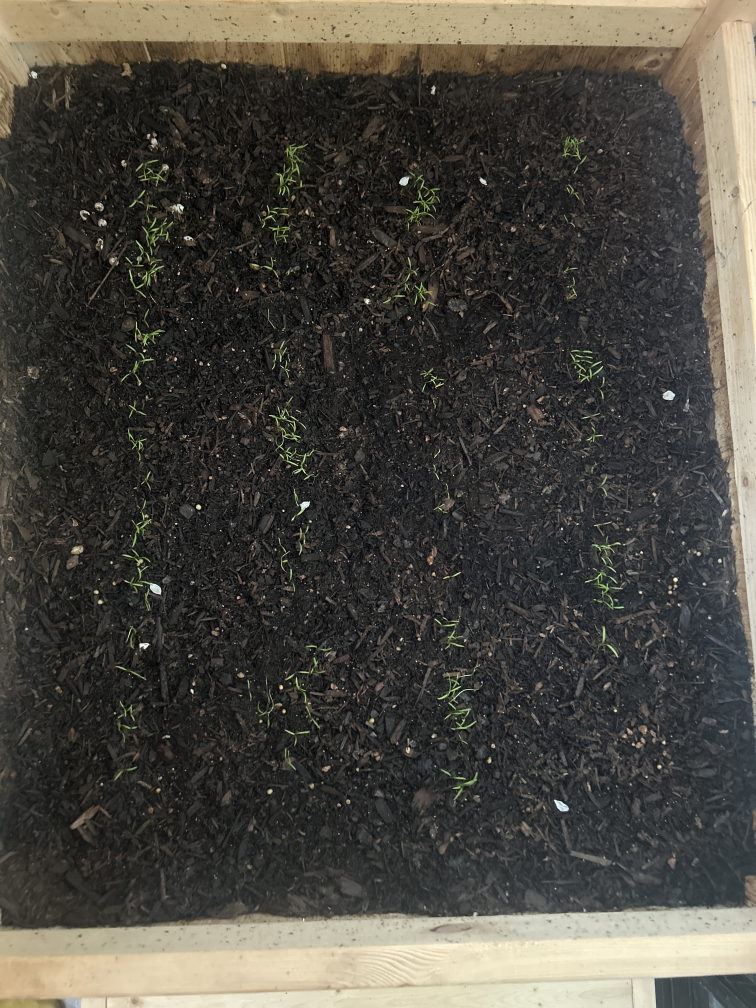
#> input picture inbox/carrots-tonda-di-parigi/image.jpg, 3024 x 4032 px (shown at 1/4 size); its folder holds only this picture in this run
$ python assess.py
#> lines starting #> are read from the running program, lines starting #| are printed output that depends on the picture; after the words box and inside, x2 and y2 are one past the last pixel; in counts of white or black regions, pixels touching at a corner belong together
"""Measure garden photos in inbox/ and file them into photos/ with a record."""

import json
import re
import shutil
import sys
from datetime import date
from pathlib import Path

import cv2
import numpy as np

ROOT = Path(__file__).resolve().parent
INBOX = ROOT / "inbox"
PHOTOS = ROOT / "photos"

A_STAR_MAX = -8.0
MIN_BLOB_PX = 40
LONG_EDGE = 1400
MERGE_PX = 9
HUE_SHIFT_FLOOR_DEG = 4.0
MIN_VALUE = 30
HOLE_PX = (4, 300)


def load(path):
    """Read an image and downscale its long edge to LONG_EDGE."""
    bgr = cv2.imread(str(path))
    if bgr is None:
        raise ValueError(f"unreadable image: {path}")
    h, w = bgr.shape[:2]
    if max(h, w) > LONG_EDGE:
        s = LONG_EDGE / max(h, w)
        bgr = cv2.resize(bgr, (int(w * s), int(h * s)), interpolation=cv2.INTER_AREA)
    return bgr


def correct_colour(path_img):
    """Colour-correct from an in-frame ColorChecker, or pass through uncorrected.

    Returns:
        The image and the method name, which gates cross-session comparison.
    """
    det = cv2.mcc.CCheckerDetector_create()
    if det.process(path_img, cv2.mcc.MCC24):
        chk = det.getBestColorChecker()
        if chk is not None:
            src = chk.getChartsRGB()[:, 1].reshape(-1, 3) / 255.0
            model = cv2.ccm.ColorCorrectionModel(
                src.reshape(-1, 1, 3).astype(np.float64), cv2.ccm.COLORCHECKER_Macbeth)
            model.run()
            rgb = cv2.cvtColor(path_img, cv2.COLOR_BGR2RGB).astype(np.float64) / 255.0
            out = np.clip(model.infer(rgb) * 255.0, 0, 255).astype(np.uint8)
            return cv2.cvtColor(out, cv2.COLOR_RGB2BGR), "colorchecker"
    return path_img, "uncorrected"


def vegetation_mask(bgr):
    """Mask green foliage by LAB green-red opponent, above a brightness floor."""
    lab = cv2.cvtColor(bgr, cv2.COLOR_BGR2LAB).astype(np.float32)
    return ((lab[:, :, 1] - 128.0) < A_STAR_MAX) & (bgr.max(axis=2) >= MIN_VALUE)


def plant_labels(mask):
    """Label foliage into plants, returning the label image and kept label ids."""
    grouped = cv2.dilate(mask.astype(np.uint8), np.ones((MERGE_PX, MERGE_PX), np.uint8))
    n, labelled, _, _ = cv2.connectedComponentsWithStats(grouped, 8)
    if n < 2:
        return labelled, []
    area = np.bincount(labelled[mask].ravel(), minlength=n)
    return labelled, [i for i in range(1, n) if area[i] >= MIN_BLOB_PX]


def holes_per_plant(mask, labelled, ids):
    """Count enclosed gaps within each plant and their share of its leaf area.

    Returns:
        List of per-plant (hole count, hole area percent), worst first, which is
        only comparable between plants of one crop because finely divided
        foliage encloses gaps of its own.
    """
    lo, hi = HOLE_PX
    out = []
    for i in ids:
        sel = mask & (labelled == i)
        ys, xs = np.nonzero(labelled == i)
        if not len(ys):
            continue
        sub = sel[ys.min():ys.max() + 1, xs.min():xs.max() + 1]
        pad = np.pad(sub, 1, constant_values=False)
        n, _, stats, _ = cv2.connectedComponentsWithStats((~pad).astype(np.uint8), 4)
        px = count = 0
        for j in range(1, n):
            x, y, bw, bh, area = stats[j]
            if x == 0 or y == 0 or x + bw >= pad.shape[1] or y + bh >= pad.shape[0]:
                continue
            if lo <= area <= hi:
                count += 1
                px += int(area)
        leaf = int(sub.sum())
        out.append((count, round(100.0 * px / leaf, 3) if leaf else 0.0))
    return sorted(out, reverse=True)


def blobs(mask):
    """Return foliage areas per plant, largest first, merging split fragments.

    Arguments:
        mask: Boolean foliage mask, whose own pixel counts set the size floor so
            that merging cannot promote a fragment past it.
    """
    m = mask.astype(np.uint8)
    grouped = cv2.dilate(m, np.ones((MERGE_PX, MERGE_PX), np.uint8))
    n, labelled, _, _ = cv2.connectedComponentsWithStats(grouped, 8)
    if n < 2:
        return []
    true_area = np.bincount(labelled[mask].ravel(), minlength=n)
    areas = [int(true_area[i]) for i in range(1, n) if true_area[i] >= MIN_BLOB_PX]
    return sorted(areas, reverse=True)


def circular_hue(hue_deg):
    """Return the circular mean and standard deviation of hue angles in degrees.

    Arguments:
        hue_deg: Hue angles on the 0-360 scale, which wrap and so cannot be
            averaged arithmetically.
    """
    rad = np.deg2rad(hue_deg.astype(np.float64))
    c, s = np.cos(rad).mean(), np.sin(rad).mean()
    mean = np.rad2deg(np.arctan2(s, c)) % 360.0
    r = min(1.0, (c * c + s * s) ** 0.5)
    sd = np.rad2deg((-2.0 * np.log(r)) ** 0.5) if r > 0 else 180.0
    return float(mean), float(sd)


def colour_metrics(bgr, mask):
    """Measure foliage colour, separating the light-robust hue from the rest.

    Returns:
        Mapping with hue at the top level and light-dependent indices nested
        under light_dependent, empty when the mask holds no pixels.
    """
    if not mask.any():
        return {}
    hsv = cv2.cvtColor(bgr, cv2.COLOR_BGR2HSV)
    hue = hsv[:, :, 0][mask].astype(np.float32) * 2.0
    sat = hsv[:, :, 1][mask].astype(np.float32) / 255.0
    val = hsv[:, :, 2][mask].astype(np.float32) / 255.0
    hue_mean, hue_sd = circular_hue(hue)
    dgci = (((hue - 60.0) / 60.0) + (1.0 - sat) + (1.0 - val)) / 3.0
    b, g, r = [bgr[:, :, i][mask].astype(np.float32) for i in range(3)]
    lab = cv2.cvtColor(bgr, cv2.COLOR_BGR2LAB).astype(np.float32)
    return {
        "hue_circular_mean": round(hue_mean, 2),
        "hue_circular_sd": round(hue_sd, 2),
        "light_dependent": {
            "dgci": round(float(dgci.mean()), 4),
            "saturation": round(float(sat.mean()), 4),
            "value": round(float(val.mean()), 4),
            "g_minus_b": round(float((g - b).mean()), 2),
            "lab_a": round(float((lab[:, :, 1][mask] - 128.0).mean()), 2),
            "lab_b": round(float((lab[:, :, 2][mask] - 128.0).mean()), 2),
        },
    }


def assess(path):
    """Measure one photo and return its record."""
    bgr, method = correct_colour(load(path))
#> in load, bgr is the input picture: shape (4032, 3024, 3); mean B, G, R 64.8, 71.8, 74.4
    mask = vegetation_mask(bgr)
    areas = blobs(mask)
    labelled, ids = plant_labels(mask)
    dmg = holes_per_plant(mask, labelled, ids)
    rec = {
        "colour_method": method,
        "pixels": int(mask.size),
        "cover_pct": round(100.0 * float(mask.sum()) / mask.size, 3),
        "blob_count": len(areas),
        "blob_area_median": int(np.median(areas)) if areas else 0,
        "blob_area_largest": areas[0] if areas else 0,
        "holes_worst_plant": dmg[0][0] if dmg else 0,
        "hole_area_pct_worst": dmg[0][1] if dmg else 0.0,
        "holes_per_plant": [c for c, _ in dmg],
    }
    rec.update(colour_metrics(bgr, mask))
    return rec


def prior(slug):
    """Return the most recent earlier record for a plant, or None."""
    d = PHOTOS / slug
    if not d.is_dir():
        return None
    for f in sorted(d.glob("*.json"), reverse=True):
        try:
            return json.loads(f.read_text())
        except ValueError:
            continue
    return None


def deltas(rec, was):
    """Compare a record with its predecessor, gating hue on the illumination floor."""
    if not was:
        return {}
    out = {}
    for k in ("cover_pct", "blob_count", "blob_area_median"):
        if k in rec and k in was:
            out[f"d_{k}"] = round(rec[k] - was[k], 3)
    if "hue_circular_mean" in rec and "hue_circular_mean" in was:
        d = (rec["hue_circular_mean"] - was["hue_circular_mean"] + 180.0) % 360.0 - 180.0
        out["d_hue_deg"] = round(d, 2)
        out["hue_changed"] = abs(d) >= HUE_SHIFT_FLOOR_DEG
    return out


def file_photo(src, slug, stamp):
    """Move a photo into photos/<slug>/ under a dated name and return the path."""
    d = PHOTOS / slug
    d.mkdir(parents=True, exist_ok=True)
    dst = d / f"{stamp}{src.suffix.lower()}"
    n = 2
    while dst.exists():
        dst = d / f"{stamp}-{n}{src.suffix.lower()}"
        n += 1
    shutil.move(str(src), str(dst))
    return dst


def main():
    stamp = sys.argv[1] if len(sys.argv) > 1 else date.today().isoformat()
    if not re.fullmatch(r"\d{4}-\d{2}-\d{2}", stamp):
        sys.exit(f"date must be YYYY-MM-DD, got {stamp!r}")
    if not INBOX.is_dir():
        sys.exit("no inbox/")
    found = 0
    for sub in sorted(p for p in INBOX.iterdir() if p.is_dir()):
        for img in sorted(f for f in sub.iterdir()
                          if f.suffix.lower() in (".jpg", ".jpeg", ".png", ".webp")):
            rec = assess(img)
#> in assess, `bgr, method = correct_colour(load(path))`: method = 'uncorrected'
#> in vegetation_mask, `lab = cv2.cvtColor(bgr, cv2.COLOR_BGR2LAB).astype(np.float32)`:
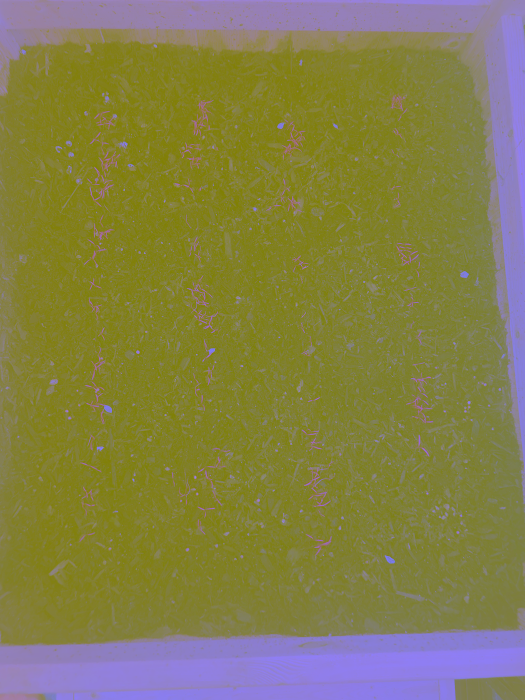
#> lab: shape (1400, 1050, 3) float32 (shown at 1/2 size); mean B, G, R 74.6, 128, 132.1
#> in vegetation_mask, `return ((lab[:, :, 1] - 128.0) < A_STAR_MAX) & (bgr.max(axis=2) >= MIN..`:
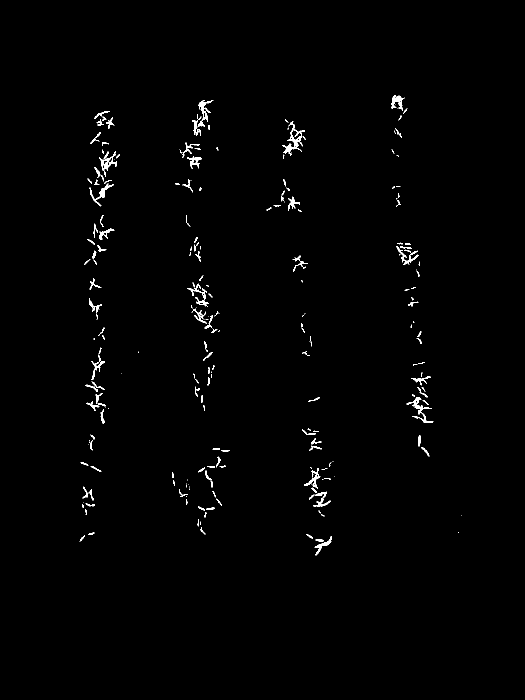
#> returned value: shape (1400, 1050) bool (shown at 1/2 size); 0.89% white; 247 white regions (103 under 20 px), largest, box (x1, y1, x2, y2) and area: (564, 243, 610, 312) 683, (384, 200, 427, 270) 624, (813, 794, 867, 846) 508
#> in blobs, `grouped = cv2.dilate(m, np.ones((MERGE_PX, MERGE_PX), np.uint8))`:
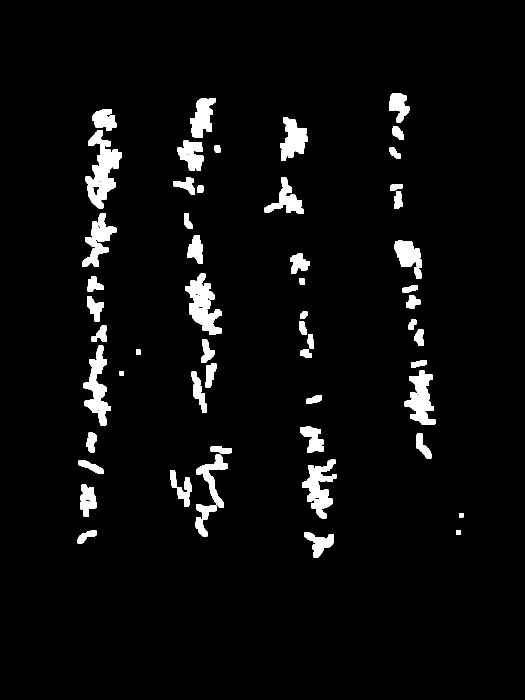
#> grouped: shape (1400, 1050) (shown at 1/2 size); values 0 (black) and 1 (white), 4.4% white; 55 white regions, largest, box (x1, y1, x2, y2) and area: (171, 260, 244, 417) 5365, (371, 547, 444, 670) 4463, (166, 691, 221, 852) 3735
#> in blobs, `n, labelled, _, _ = cv2.connectedComponentsWithStats(grouped, 8)`:
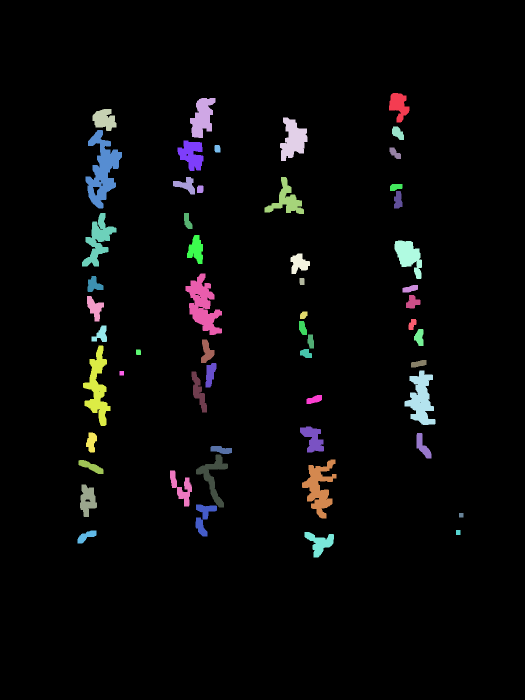
#> labelled: shape (1400, 1050) int32 (shown at 1/2 size); 56 distinct labels, from 0 to 55; one colour per label, 0 black
#> in blobs, `n, labelled, _, _ = cv2.connectedComponentsWithStats(grouped, 8)`: n = 56
#> in blobs, `true_area = np.bincount(labelled[mask].ravel(), minlength=n)`: true_area = 56 values, max 1281 at index 6, min 0 at index 0, mean 232.8
#> in blobs, `areas = [int(true_area[i]) for i in range(1, n) if true_area[i] >= MIN..`: areas = 39 values, max 1281 at index 5, min 40 at index 18, mean 326.6
#> in assess, `areas = blobs(mask)`: areas = 39 values, max 1281 at index 0, min 40 at index 38, mean 326.6
#> in plant_labels, `n, labelled, _, _ = cv2.connectedComponentsWithStats(grouped, 8)`: n = 56
#> in plant_labels, `area = np.bincount(labelled[mask].ravel(), minlength=n)`: area has the same summary as true_area in blobs
#> in assess, `labelled, ids = plant_labels(mask)`: ids = 39 values from 1 to 55
#> the loop in holes_per_plant, `for i in ids:` made 39 passes
#> (i, n, stats, leaf) on passes 8, 10, 12, 13, 14, 16, 17: (10, 2, [[5, 5, 36, 27, 123], [0, 0, 46, 37, 1579]], 123), (14, 2, [[5, 5, 9, 27, 56], [0, 0, 19, 37, 647]], 56), (17, 2, [[5, 5, 24, 50, 183], [0, 0, 34, 60, 1857]], 183), (18, 2, [[5, 5, 47, 69, 565], [0, 0, 57, 79, 3938]], 565), (19, 2, [[5, 5, 31, 33, 178], [0, 0, 41, 43, 1585]], 178), (21, 2, [[5, 5, 24, 24, 115], [0, 0, 34, 34, 1041]], 115), (24, 2, [[5, 5, 21, 19, 89], [0, 0, 31, 29, 810]], 89)
#> pass 1, in holes_per_plant, `pad = np.pad(sub, 1, constant_values=False)`:
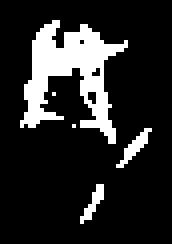
#> pad: shape (61, 43) bool (shown 4 times larger); 15.7% white; 5 white regions (2 under 20 px), largest, box (x1, y1, x2, y2) and area: (5, 5, 32, 36) 358, (29, 32, 38, 42) 28, (20, 46, 26, 56) 23
#> pass 2, in holes_per_plant, `sel = mask & (labelled == i)`:
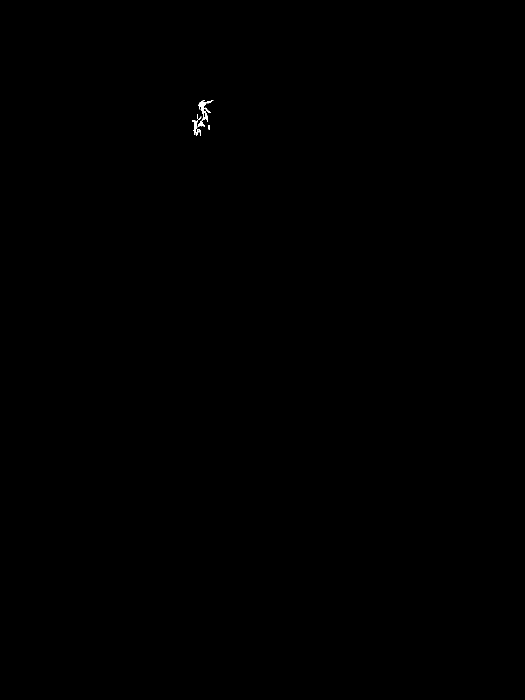
#> sel: shape (1400, 1050) bool (shown at 1/2 size); 0.05% white; 6 white regions (2 under 20 px), largest, box (x1, y1, x2, y2) and area: (384, 200, 427, 270) 624, (391, 259, 397, 271) 35, (397, 258, 402, 272) 31, (417, 250, 420, 259) 26
#> after the loop in holes_per_plant, `for i in ids:`:
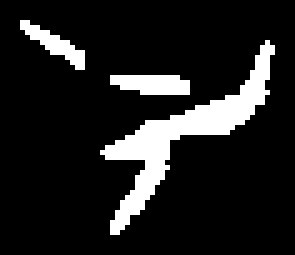
#> sub: shape (51, 59) bool (shown 5 times larger); 12.8% white; 3 white regions, box (x1, y1, x2, y2) and area: (20, 8, 55, 47) 286, (22, 15, 38, 19) 54, (4, 4, 17, 14) 45
#> after the loop in holes_per_plant, `for i in ids:`: out = 39 pairs, first value 0 to 3, second value 0 to 27.39
#> in assess, `dmg = holes_per_plant(mask, labelled, ids)`: dmg has the same summary as out in holes_per_plant
#> in colour_metrics, `hue = hsv[:, :, 0][mask].astype(np.float32) * 2.0`: hue = 13038 values, max 164 at index 9676, min 58 at index 8898, mean 86.98
#> in colour_metrics, `sat = hsv[:, :, 1][mask].astype(np.float32) / 255.0`: sat = 13038 values, max 0.918 at index 1995, min 0.0784 at index 10951, mean 0.335
#> in colour_metrics, `val = hsv[:, :, 2][mask].astype(np.float32) / 255.0`: val = 13038 values, max 0.992 at index 8075, min 0.118 at index 1846, mean 0.522
#> in circular_hue, `rad = np.deg2rad(hue_deg.astype(np.float64))`: rad = 13038 values, max 2.86 at index 9676, min 1.01 at index 8898, mean 1.52
#> in circular_hue, `c, s = np.cos(rad).mean(), np.sin(rad).mean()`: c = 0.0536; s = 0.978
#> in circular_hue, `mean = np.rad2deg(np.arctan2(s, c)) % 360.0`: mean = 86.87
#> in circular_hue, `r = min(1.0, (c * c + s * s) ** 0.5)`: r = 0.979
#> in circular_hue, `sd = np.rad2deg((-2.0 * np.log(r)) ** 0.5) if r > 0 else 180.0`: sd = 11.67
#> in colour_metrics, `hue_mean, hue_sd = circular_hue(hue)`: hue_mean = 86.87; hue_sd = 11.67
#> in colour_metrics, `dgci = (((hue - 60.0) / 60.0) + (1.0 - sat) + (1.0 - val)) / 3.0`: dgci = 13038 values, max 1.05 at index 9676, min 0.279 at index 6222, mean 0.531
#> in colour_metrics, `b, g, r = [bgr[:, :, i][mask].astype(np.float32) for i in range(3)]`: b = 13038 values, max 231 at index 9625, min 3 at index 1995, mean 90.98; g = 13038 values, max 253 at index 8075, min 30 at index 1846, mean 133; r = 13038 values, max 244 at index 6222, min 14 at index 10756, mean 115.3
#> rec = 12 items
            rec["date"] = stamp
            rec.update(deltas(rec, prior(sub.name)))
            dst = file_photo(img, sub.name, stamp)
            dst.with_suffix(".json").write_text(json.dumps(rec, indent=2) + "\n")
            found += 1
            print(f"{sub.name}/{dst.name}  cover {rec['cover_pct']}%  "
                  f"plants {rec['blob_count']}  "
                  f"hue {rec.get('hue_circular_mean', '-')}  "
                  f"[{rec['colour_method']}]")
#| carrots-tonda-di-parigi/2026-11-21.jpg  cover 0.887%  plants 39  hue 86.87  [uncorrected]
#> pass 2 of the loop in main, `for sub in sorted(p for p in INBOX.iterdir() if p.is_dir()):`:
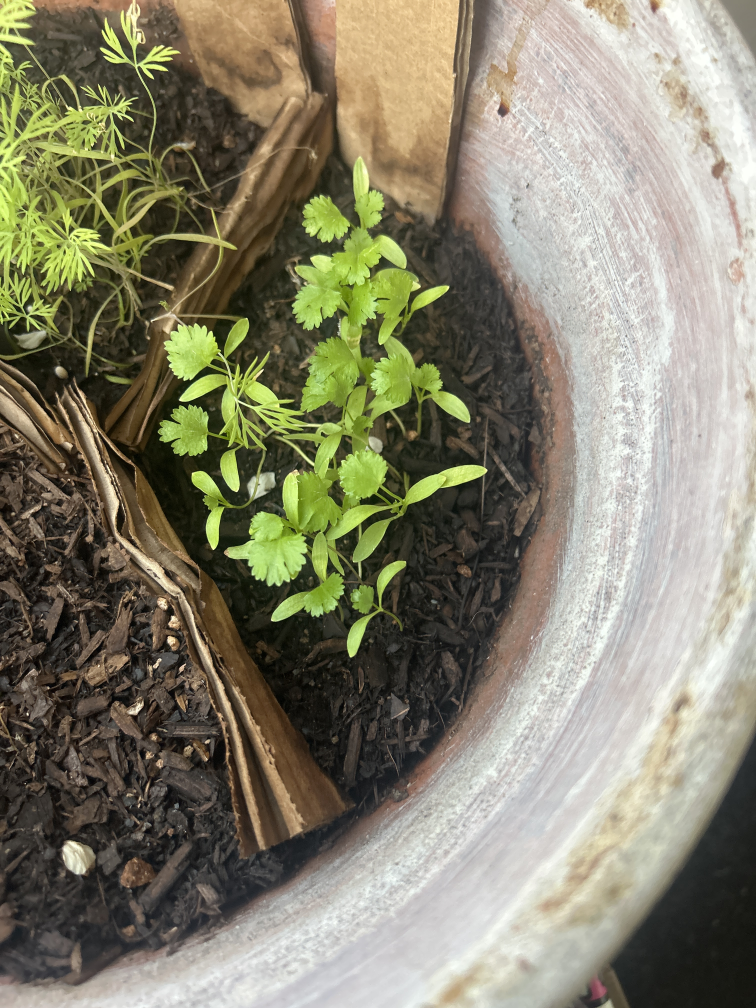
#> input picture inbox/cilantro/image.jpg, 3024 x 4032 px (shown at 1/4 size)
#> in load, bgr is the input picture: shape (4032, 3024, 3); mean B, G, R 110.1, 131, 134.6
#> bgr: shape (1400, 1050, 3)
#> the loop in holes_per_plant (call 2), `for i in ids:` made 6 passes
#> (n, leaf) on passes 1, 3: (145, 49987), (96, 104534)
#> pass 1, in holes_per_plant (call 2), `pad = np.pad(sub, 1, constant_values=False)`:
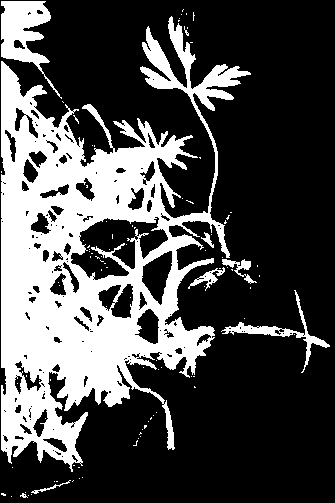
#> pad: shape (503, 335) bool; 29.7% white; 99 white regions (91 under 20 px), largest, box (x1, y1, x2, y2) and area: (1, 16, 251, 472) 45806, (1, 1, 62, 99) 2320, (221, 290, 330, 373) 930
#> after the loop in holes_per_plant (call 2), `for i in ids:`:
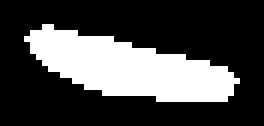
#> sub: shape (21, 44) bool (shown 6 times larger); 28.4% white; 1 white region, box (x1, y1, x2, y2) and area: (4, 4, 40, 17) 262
#> after the loop in holes_per_plant (call 2), `for i in ids:`: out = [(84, 8.87), (0, 0), (48, 2.38), (0, 0), (0, 0), (0, 0)]
#| cilantro/2026-11-21.jpg  cover 10.551%  plants 6  hue 73.86  [uncorrected]
    print(f"{found} photo(s) assessed" if found else "inbox empty")


if __name__ == "__main__":
    main()
